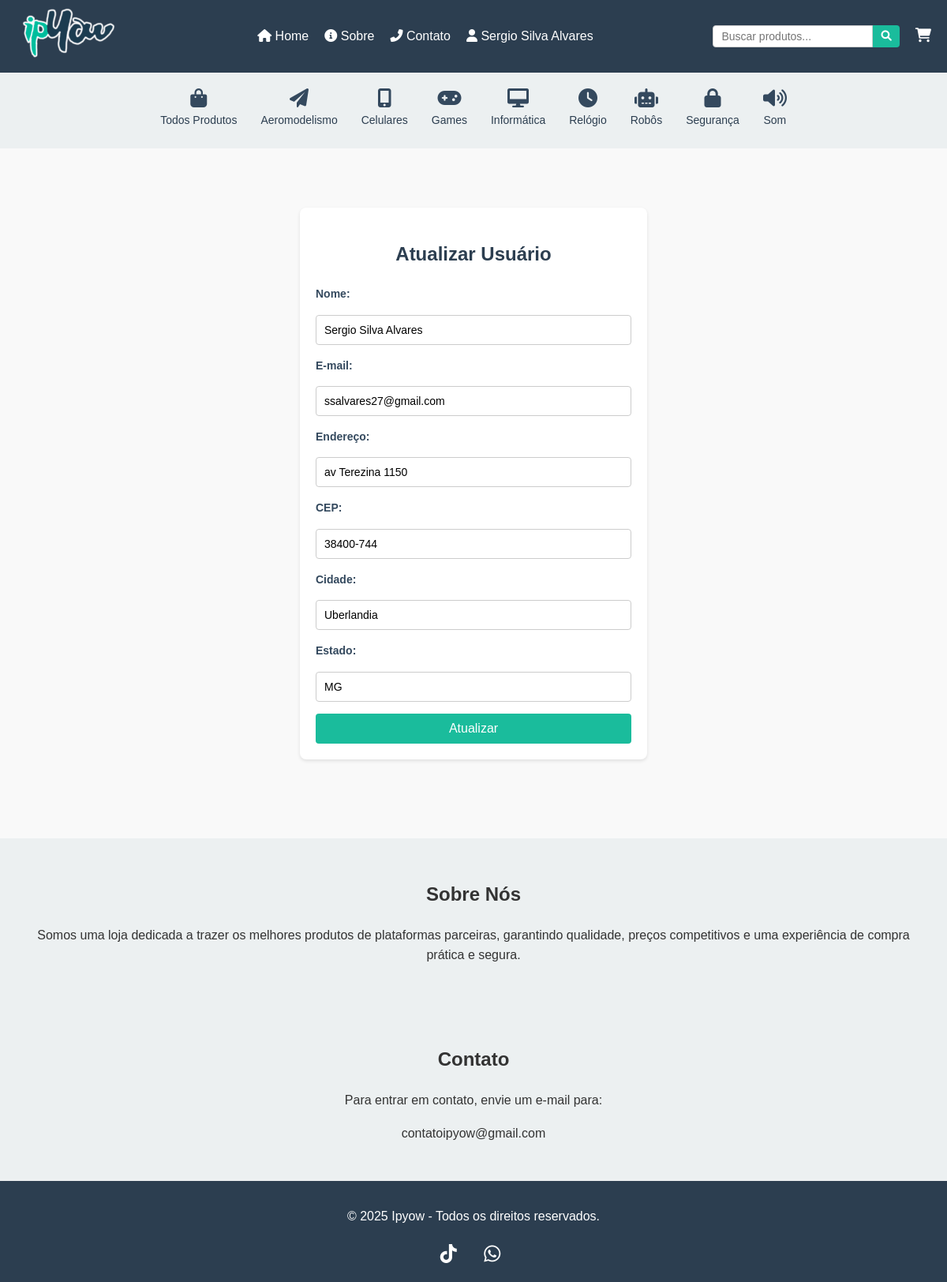
Page /site/loja/update_user/1 (signed in) on the committed database.
### models.py (models this page shows, shortened)
class Usuario(db.Model):
    __tablename__ = 'usuario'
    id = db.Column(db.Integer, primary_key=True)
    nome = db.Column(db.String(100), nullable=False)
    email = db.Column(db.String(150), unique=True, nullable=False)
    _senha = db.Column('senha', db.String(200), nullable=False)  # Coluna privada para senha
    reset_token = db.Column(db.String(100), nullable=True, unique=True)
    reset_token_expire = db.Column(db.DateTime, nullable=True)
    endereco = db.Column(db.String(255), nullable=False)
    cep = db.Column(db.String(10), nullable=False)
    cidade = db.Column(db.String(100), nullable=False)
    estado = db.Column(db.String(2), nullable=False)
    __table_args__ = (
        UniqueConstraint('reset_token', name='uq_usuario_reset_token'),
    )
    @hybrid_property
    def senha(self):
        return self._senha
    @senha.setter
    def senha(self, senha_clara):
        """Gera um hash para a senha antes de armazená-la."""
        self._senha = generate_password_hash(senha_clara)

class Categoria(db.Model):
    id = db.Column(db.Integer, primary_key=True)
    nome = db.Column(db.String(100), nullable=False, unique=True)
    descricao = db.Column(db.String(255))
    icone = db.Column(db.String(50))  # Nova coluna para armazenar o código do ícone
    subcategorias = db.relationship('Subcategoria', backref='categoria', lazy=True)

### views/site/loja.py (the view, shortened to what this page needs)
@loja_bp.route('/update_user/<int:user_id>', methods=['GET', 'POST'])
def update_user(user_id):
    usuario = Usuario.query.get_or_404(user_id)
    return render_template(
        'site/update_user.html',
        page_title='Atualizar Usuário',
        usuario=usuario,
        total_itens=calcular_itens_carrinho()
    )

### app.py (called while the page is built)
@app.context_processor
def inject_categorias():
    categorias_db = Categoria.query.all()
    categorias = sorted(
        ((categoria.id, categoria) for categoria in categorias_db),
        key=lambda x: x[1].nome
    )
    categorias_dict = {}
    for categoria_id, categoria in categorias:
        icon = categoria.icone if categoria.icone else 'fas fa-question'
        categoria.icon = icon  # Adiciona o ícone dinamicamente à categoria
        categorias_dict[categoria_id] = categoria
    return {'categorias': categorias_dict}

### utils.py (called while the page is built)
def calcular_itens_carrinho():
    carrinho = session.get('carrinho', {})
    total_itens = sum(item['quantidade'] for item in carrinho.values())
    return total_itens

### templates/site/update_user.html (shortened to what this page needs)
{% extends 'site/base.html' %}
{% block content %}
<div class="container form-page">
    <h2>Atualizar Usuário</h2>
    <form action="{{ url_for('loja.update_user', user_id=usuario.id) }}" method="POST">
        <label for="nome">Nome:</label>
        <input type="text" id="nome" name="nome" value="{{ usuario.nome }}" required>
        <label for="email">E-mail:</label>
        <input type="email" id="email" name="email" value="{{ usuario.email }}" required>
        <label for="endereco">Endereço:</label>
        <input type="text" id="endereco" name="endereco" value="{{ usuario.endereco }}" required>
        <label for="cep">CEP:</label>
        <input type="text" id="cep" name="cep" value="{{ usuario.cep }}" required onblur="buscarEndereco()" maxlength="10" oninput="mascaraCep(this)">
        <label for="cidade">Cidade:</label>
        <input type="text" id="cidade" name="cidade" value="{{ usuario.cidade }}" required>
        <label for="estado">Estado:</label>
        <input type="text" id="estado" name="estado" value="{{ usuario.estado }}" required>
        <button type="submit">Atualizar</button>
    </form>
</div>
{% endblock %}

### templates/site/base.html (shortened to what this page needs)
<!DOCTYPE html>
<html lang="pt-BR">
<head>
    <link href="https://cdnjs.cloudflare.com/ajax/libs/font-awesome/6.0.0-beta3/css/all.min.css" rel="stylesheet">
    <link rel="stylesheet" href="https://cdnjs.cloudflare.com/ajax/libs/font-awesome/6.0.0-beta3/css/all.min.css">
    <link rel="stylesheet" href="{{ url_for('static', filename='css/site/_geral.css') }}">
</head>
<body>
    <nav class="navbar">
        <div class="container">
            <div class="logo">
                <a href="/"><img src="{{ url_for('static', filename='img/geral/logo.png') }}" alt="Loja Ipyow"></a>
            </div>
            <div class="menu-and-actions">
                <ul class="menu">
                    <li><a href="/"><i class="fas fa-home"></i> Home</a></li>
                    <li><a href="#sobre"><i class="fas fa-info-circle"></i> Sobre</a></li>
                    <li><a href="#contato"><i class="fas fa-phone-alt"></i> Contato</a></li>
                    <li>
                        {% if session.get('user') %}
                            <div class="dropdown">
                                <a href="#" class="dropdown-toggle"><i class="fas fa-user"></i> {{ session['user'] }}</a>
                            </div>
                        {% else %}
                            <a href="{{ url_for('loja.login') }}"><i class="fas fa-sign-in-alt"></i> Entrar</a>
                        {% endif %}
                    </li>
                </ul>
            </div>
            <div class="search-cart">
                <form action="/search" method="GET" class="search-bar">
                    <input type="text" name="q" placeholder="Buscar produtos...">
                    <button type="submit"><i class="fas fa-search"></i></button>
                </form>
                <a href="{{ url_for('cart.cart') }}" class="cart-icon">
                    <i class="fas fa-shopping-cart"></i>
                </a>
            </div>
        </div>
    </nav>
    <div class="category-bar">
        <div class="container">
            <ul class="category-list">
                <li>
                    <a href="{{ url_for('loja.index') }}" id="select-all-btn" class="category-link">
                        <i class="fa fa-shopping-bag"></i>
                        <span>Todos Produtos</span>
                    </a>
                </li>
                {% for categoria_id, categoria in categorias.items() %}
                <li>
                    <a href="{{ url_for('loja.index', categoria_id=categoria_id) }}"
                       class="category-link {% if categoria_id == categoria_id %}active{% endif %}">
                        <i class="{{ categoria.icon }}"></i>
                        <span>{{ categoria.nome }}</span>
                    </a>
                </li>
                {% endfor %}
            </ul>
        </div>
    </div>
      <div class="flash-messages-container">
      </div>
    {% block content %}
    {% endblock %}
    <section id="sobre" class="sobre">
        <h2>Sobre Nós</h2>
        <p>Somos uma loja dedicada a trazer os melhores produtos de plataformas parceiras, garantindo qualidade, preços competitivos e uma experiência de compra prática e segura.</p>
    </section>
    <section id="contato" class="contato">
        <h2>Contato</h2>
        <p>Para entrar em contato, envie um e-mail para:</p>
        <p class="email-link">contatoipyow@gmail.com</p>
    </section>
     <footer class="footer">
        <p>&copy; 2025 Ipyow - Todos os direitos reservados.</p>
        <div class="social-media">
            <a href="https://www.tiktok.com/@ypiowtec" target="_blank" class="social-icon">
                <i class="fab fa-tiktok"></i>
            </a>
            <a href="https://wa.me/34984228754" target="_blank" class="social-icon">
                <i class="fab fa-whatsapp"></i>
            </a>
        </div>
    </footer>
</body>
</html>

### static/css/site/_geral.css (style rules this page uses)
body, ul, li, a, form, input, button { margin: 0; padding: 0; box-sizing: border-box; }
body { font-family: Arial, sans-serif; line-height: 1.6; background-color: #f9f9f9; color: #333; }
.dropdown { position: relative; display: inline-block; }
.dropdown-toggle { cursor: pointer; color: #fff; text-decoration: none; }
.cart-icon { color: #fff; font-size: 18px; position: relative; text-decoration: none; transition: color 0.3s; }
.flash-messages-container { position: relative; height: 25px; margin-bottom: 1rem; overflow: hidden; display: flex; align-items: center; justify-content: center; background-color: transparent; border: none; width: 100%; box-sizing: border-box; }
.navbar { background-color: #2c3e50; color: #fff; padding: 10px 20px; box-shadow: 0 2px 4px rgba(0, 0, 0, 0.1); }
.navbar .container { display: flex; justify-content: space-between; align-items: center; max-width: 1200px; margin: 0 auto; }
.logo img { height: 64px; }
.menu { list-style: none; display: flex; align-items: center; }
.menu li { position: relative; margin-left: 20px; }
.menu a { text-decoration: none; color: #fff; font-size: 16px; transition: color 0.3s; }
.search-cart { display: flex; align-items: center; }
.search-bar { display: flex; margin-right: 20px; }
.search-bar input { padding: 5px 10px; border: 1px solid #ccc; border-radius: 4px 0 0 4px; outline: none; font-size: 14px; }
.search-bar button { background-color: #1abc9c; border: none; color: #fff; padding: 5px 10px; border-radius: 0 4px 4px 0; cursor: pointer; transition: background-color 0.3s; }
.category-bar .container { display: flex; justify-content: center; overflow-x: auto; background-color: #ecf0f1; padding-top: 20px; padding-bottom: 25px; }
.category-list { list-style: none; display: flex; align-items: center; gap: 30px; padding: 0; margin: 0; width: auto; }
.category-list li { text-align: center; flex-grow: 0; display: flex; justify-content: center; margin: 0; }
.category-list a { text-decoration: none; color: #2c3e50; font-size: 14px; display: flex; flex-direction: column; align-items: center; transition: color 0.3s; }
.category-list i { font-size: 24px; margin-bottom: 5px; color: #34495e; transition: color 0.3s; }
.form-page { max-width: 400px; margin: 50px auto; background-color: #fff; padding: 20px; border-radius: 8px; box-shadow: 0 2px 4px rgba(0, 0, 0, 0.1); }
.form-page h2 { font-size: 24px; color: #2c3e50; text-align: center; margin-bottom: 20px; }
.form-page form { display: flex; flex-direction: column; gap: 15px; }
.form-page label { font-size: 14px; color: #34495e; font-weight: bold; }
.form-page input { padding: 10px; font-size: 14px; border: 1px solid #ccc; border-radius: 4px; outline: none; transition: border-color 0.3s; }
.form-page button { background-color: #1abc9c; color: #fff; font-size: 16px; padding: 10px; border: none; border-radius: 4px; cursor: pointer; transition: background-color 0.3s; }
.sobre { padding: 2rem; text-align: center; background: #ecf0f1; margin-top: 100px; }
.contato { padding: 2rem; text-align: center; background: #ecf0f1; }
.footer { text-align: center; padding: 1rem; background: #2c3e50; color: #fff; }
.social-media { margin-top: 1rem; }
.social-icon { margin: 0 10px; font-size: 1.5rem; color: #fff; text-decoration: none; transition: all 0.3s ease; }
.social-icon i { margin-right: 8px; }

### rows in the picture
Usuario: user "Sergio Silva Alvares", nome "Sergio Silva Alvares", email "ssalvares27@gmail.com", endereco "av Terezina 1150", cep "38400-744", cidade "Uberlandia", estado "MG"
Categoria: nome "Aeromodelismo"
Categoria: nome "Celulares"
Categoria: nome "Games"
Categoria: nome "Informática"
Categoria: nome "Relógio"
Categoria: nome "Robôs"
Categoria: nome "Segurança"
Categoria: nome "Som"
